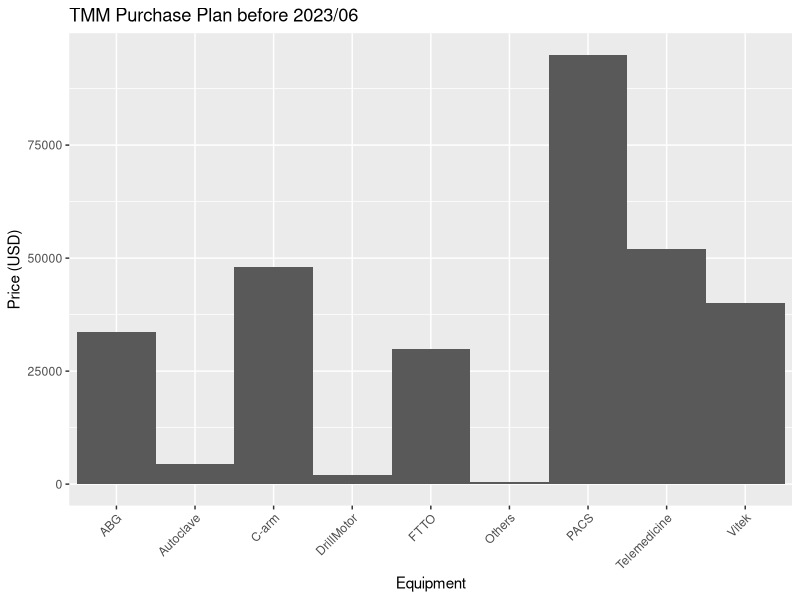
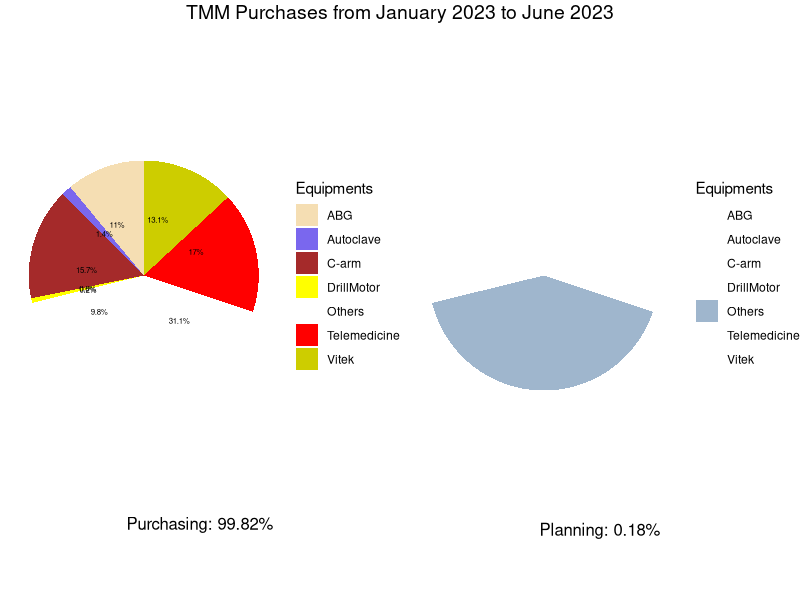

These figures' R source, in order:
# Load the required libraries
library(ggplot2)
library(dplyr)
library(gridExtra)
library(grid)

### # Calculate the total budget (USD)
total_budget <- 305673

# Create a data frame with the TMM purchase progression data
tmm_data <- data.frame(
  Equipment = c("Autoclave", "C-arm", "ABG", "Telemedicine", "PACS", "FTTO", "Vitek",  "DrillMotor"), 
  Price = as.numeric(c(4400, 48000, 33760, 52000, 95000, 30000, 40000, 1950))
)
# 125,000 => 75,000; 50,000 for example

# "VelScope", USD5,500
# adding "Others" as the rest of total budget (under planning)
tmm_others <- data.frame(Equipment = "Others", Price = as.numeric(total_budget-sum(tmm_data$Price)))
tmm_data <- rbind(tmm_data, tmm_others)

# Sort the data by price
tmm_data <- tmm_data %>% arrange(Price)

# Draw a stacked bar chart
ggplot(tmm_data, aes(x = Equipment, y = Price)) +
  geom_bar(stat = "identity", width = 1.0) +
  ggtitle("TMM Purchase Plan before 2023/06") +
  xlab("Equipment") +
  ylab("Price (USD)") +
  theme(axis.text.x = element_text(angle = 45, hjust = 1))
# In this example, the angle argument of the element_text() function is set to 45, which means that the x-axis labels will be rotated by 45 degrees. The hjust argument is set to 1, which means that the labels will be horizontally justified to the right.


# Calculate the percentage of the total budget spent on Telemedicine, PACS, and C-arm
tmm_data$Percentage <- tmm_data$Price / total_budget * 100

# Create a new column to specify the color of each equipment category
tmm_data$Color <- ifelse(tmm_data$Equipment %in% c("Autoclave", "C-arm", "ABG", "Telemedicine", "PACS_radi", "PACS_path", "Vitek",  "DrillMotor"), tmm_data$Equipment, "Others") # Others= xxx

# Order the data by price in descending order
tmm_data <- tmm_data %>% arrange(desc(Price))



# VelScope on 2024
# %>% filter(Color != "Others")




# Create a pie chart for the major equipment categories
p1 <- ggplot(tmm_data , aes(x = "", y = Percentage, fill = Color)) +
  geom_bar(width = 1, stat = "identity") +
  coord_polar("y", start = 0) +
  theme_void() +
  scale_fill_manual(values = c("Telemedicine" = "red", "PACS" = "turquoise2", "C-arm" = "brown", "ABG" = "wheat", "Others" = "white", "FTTO" = "lawngreen", "Autoclave"="slateblue2", "Vitek" = "yellow3", "DrillMotor" = "yellow")) +
  geom_text(aes(label = paste0(round(Percentage, 1), "%")), position = position_stack(vjust = 0.3), size =2) +
  labs(fill = "Equipments")

#  scale_fill_manual(name = "Equipment", values = c("Telemedicine" = "red", "PACS" = "turquoise2", "C-arm" = "brown", "ABG" = "wheat", "Others" = "white", "Veloscope" = "lawngreen", "Autoclave"="slateblue2")) +
#  geom_text(aes(label = paste0("$", Price)), position = position_stack(vjust = 0.3), size = 5)




##
# Create a pie chart for the other equipment categories
p2 <- ggplot(tmm_data , aes(x = "", y = Percentage, fill = Color)) +
  geom_bar(width = 1, stat = "identity") +
  coord_polar("y", start = 0) +
  theme_void() +
  scale_fill_manual(values = c("Telemedicine" = "white", "PACS_radi" = "white", "C-arm" = "white", "ABG" = "white", "Others" = "slategray3", "PACS_path" = "white", "Autoclave"="white", "Vitek" = "white", "DrillMotor" = "white")) +
  labs(fill = "Equipments")

#+ geom_text(aes(label = paste0("$", Price)), position = position_stack(vjust = 0.3), size =3)

# slategray3; %>% filter(Color != "Others")



##


# Arrange the two pie charts next to each other


# Create a grobTree for the title with adjusted margins
title1 <- grobTree(
  rectGrob(gp = gpar(col = NA), height = unit(1.5, "lines"), y = 0.5),
  textGrob(
    "TMM Purchases from January 2023 to June 2023",
    gp = gpar(fontsize = 14),
    vjust = 1
  )
)

# Create textGrobs for the labels with adjusted vertical position
label_p1 <- textGrob(paste0("Purchasing: ", round(sum(tmm_data$Percentage[1:8]), 2), "%"), y = unit(1.3, "npc"))
label_p2 <- textGrob(paste0("Planning: ", round(tmm_data$Percentage[tmm_data$Equipment=="Others"], 2), "%"), y = unit(1.2, "npc"))


# Arrange the plots side by side with a common title and footer
grid.arrange(
  top = title1,
  p1, p2,
  heights = c(0.9, 0.1),
  label_p1, label_p2,
  ncol = 2
#  bottom = 
)

  